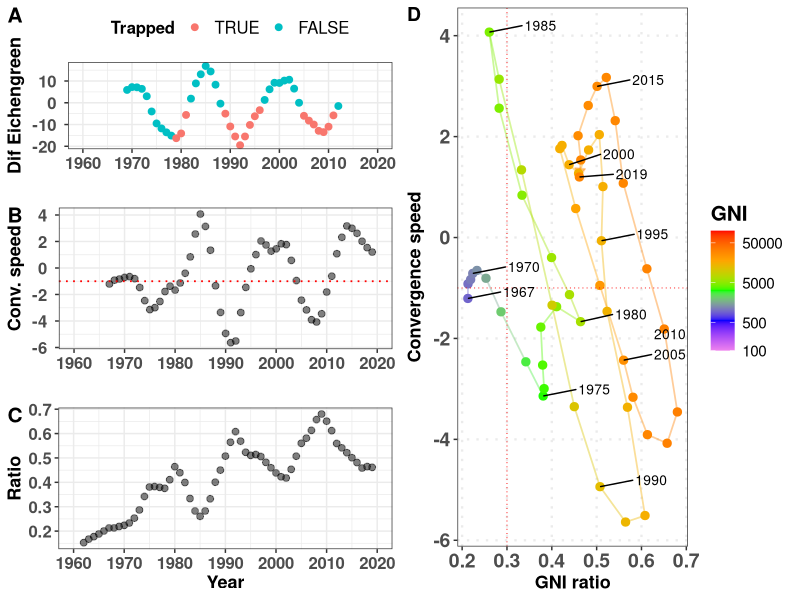
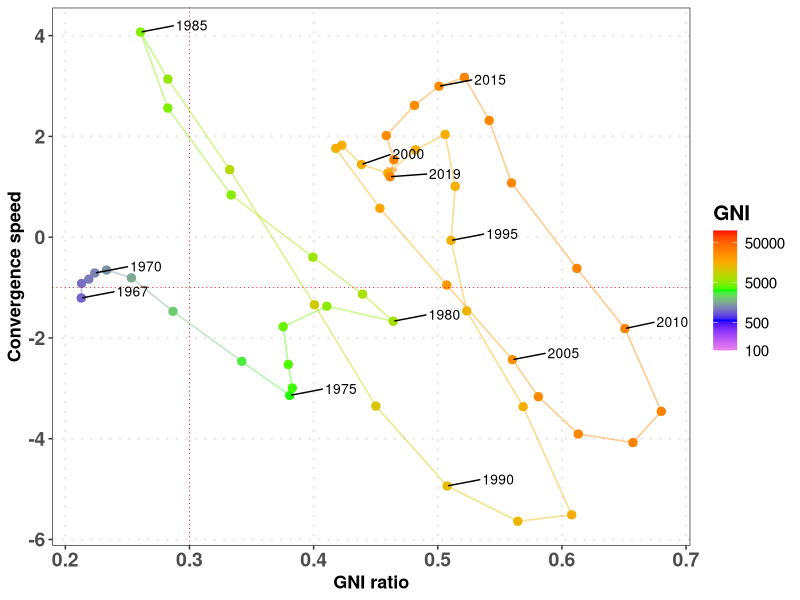
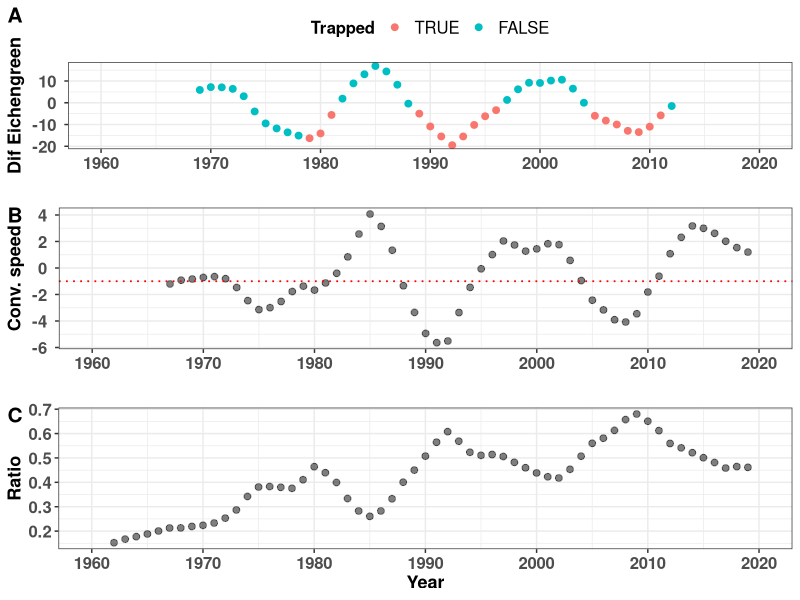
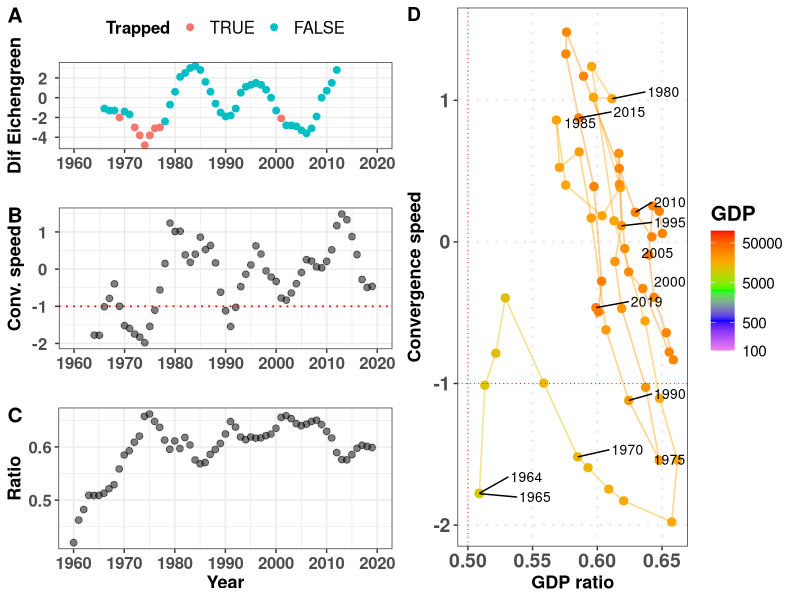
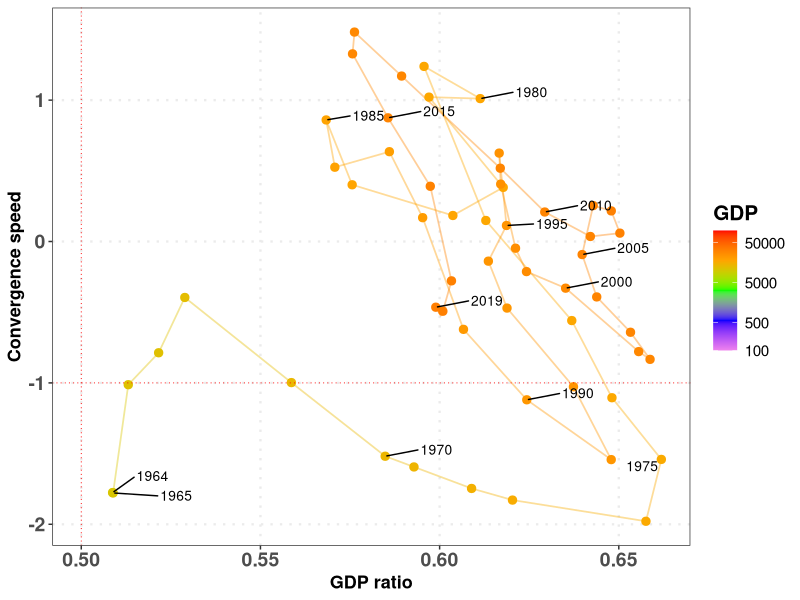
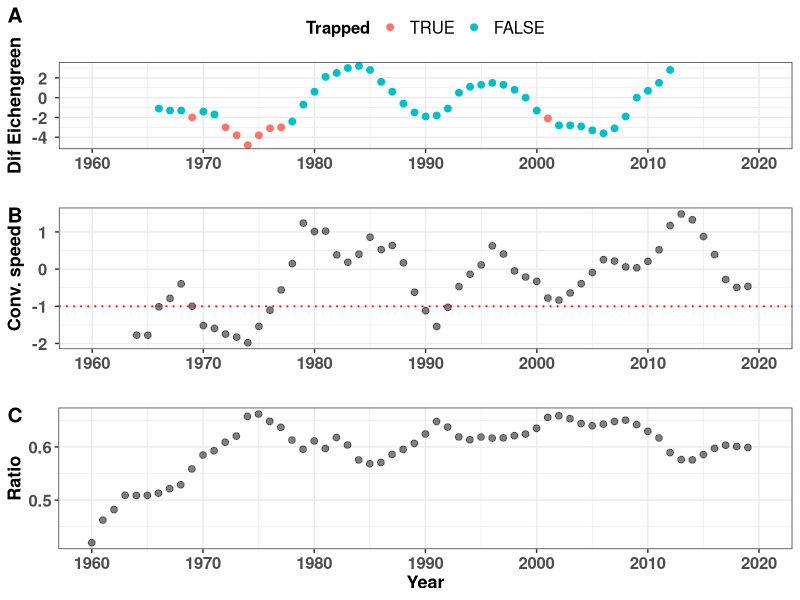

The R script that drew these images, in order:
# Script to generate all magnitudes
# 
# List lcriteria allows to choose GDP, GNI or both
#
# Author: Javier Garcia-Algarra
# August 2021
# 
# set print_indiv to TRUE to procude all plots
# set print_eps to print the ALL plot in that format
#
# Inputs:  data/GDP2010_WB.csv    GNIS.csv
# Results: data/all_speeds_criteria.csv
#          figs/countries

library(ggplot2)
library(ggrepel)
library(cowplot)
library(patchwork)
library(zoo)

# Function to format axis labels
scaleFUN <- function(x) sprintf("%2.f ", x)

criteria <- read.table("criteria.txt")
lcriteria <- criteria$V1

countries_msci <- read.csv("data/countries_msci.csv")
lcountrycode <- countries_msci$ISOCode

lcountrycode <- c("ESP")   # Pick one country to test
print_indiv <- TRUE      # Print individual files
print_eps <- FALSE        # Produce eps files. Be careful, each eps file weights 24 MB!

USA_perc_middle_GNI <- 0.3
USA_perc_middle_GDP <- 0.5
gap_widening <- -1
mmovper <- 5
last_year_Ecihengreen <- 2013
tdir1 <- "figs"
tdir <- paste0(tdir1,"/countries")
if (!dir.exists(tdir))
  dir.create(tdir1)
  dir.create(tdir)

for (criteria in lcriteria)
{
  count_countries <- 0
  if (criteria == "GDP")
    USA_perc_middle <- USA_perc_middle_GDP
  else
    USA_perc_middle <- USA_perc_middle_GNI
  for (countrycode in lcountrycode)
  {
    count_countries <- count_countries + 1
    print(paste(countrycode,criteria))
    if (criteria == "GNI"){
      DATA_WB <- read.csv("data/GNIS.csv")
    } else
      DATA_WB <- read.delim2("data/GDP2010_WB.csv")
    rawdata <- DATA_WB[DATA_WB$Country.Code==countrycode,]
    usadata <- DATA_WB[DATA_WB$Country.Name=="United States",]
    country <- DATA_WB[DATA_WB$Country.Code==countrycode,]$Country.Name
    datos_pais <- data.frame("Year"=seq(1960,2019))
    datos_pais$Magnitude = 0
    datos_pais$growth = 0
    datos_pais$gb = 0
    datos_pais$ga = 0
    datos_pais$dif = 0
    datos_pais$dgrowth_dt = 0
    datos_pais$USAMagnitude = 0
    datos_pais$ratio = 0
    datos_pais$dratio_dt = 0
    datos_pais$dratio_dt_mmov = 0
    period_calc = 7
    for (i in 1960:2020){
      datos_pais$Magnitude[i-(1960)] <- as.numeric(rawdata[,4+i-1960])
      datos_pais$USAMagnitude[i-(1960)] <- as.numeric(usadata[,4+i-1960]) # USA GDP or GNI
      datos_pais$ratio[i-(1960)] <- datos_pais$Magnitude[i-(1960)]/datos_pais$USAMagnitude[i-(1960)]
    }
    for (j in 2:nrow(datos_pais))
      datos_pais$growth[j] <- 100*(datos_pais$Magnitude[j] - datos_pais$Magnitude[j-1])/
                              (datos_pais$Magnitude[j-1])  # Magnitude growth
    for (j in 2:nrow(datos_pais)){
      datos_pais$dgrowth_dt[j] <- (datos_pais$growth[j] - datos_pais$growth[j-1])
      # Gap closing speed
      datos_pais$dratio_dt[j] <- 100*(datos_pais$ratio[j] - datos_pais$ratio[j-1])
    }
    datos_pais$dratio_dt_mmov <- rollmean(datos_pais$dratio_dt, mmovper, fill = NA,  align = "right")
    
    for (j in 2:nrow(datos_pais))
      datos_pais$dratio_dt2_mmov[j] <- (datos_pais$dratio_dt_mmov[j] - datos_pais$dratio_dt_mmov[j-1])
    # criteria Eichengreen
    for (j in period_calc:nrow(datos_pais))
      datos_pais$gb[j] <- sum(datos_pais$growth[(j-(period_calc-1)):j])/period_calc
    for (j in 1:(nrow(datos_pais)-period_calc))
      datos_pais$ga[j] <- sum(datos_pais$growth[(j+1):(j+(period_calc))])/period_calc
    for (j in 1:nrow(datos_pais))
      datos_pais$dif[j] <- datos_pais$ga[j]-datos_pais$gb[j]
    datosplot <- datos_pais[period_calc:(nrow(datos_pais)-period_calc),]
    datosplot$Trapped = FALSE
    mingb = 3.5
    mindif = -2
    minMagnitude = 5000
    limityears <- c(1960,2020)
    yearlabels <- seq(1960,2020,by=10) 
    datosplot$gb = (floor(datosplot$gb* 10)+1)/10
    datosplot$dif = (floor(datosplot$dif* 10)+1)/10
    for (k in 1:nrow(datosplot)){
      datosplot$Trapped[k] = (datosplot$Magnitude[k]>minMagnitude) & (datosplot$gb[k]>=mingb) & (datosplot$dif[k] <= mindif)
    }
    pEichen <- ggplot(data= datosplot, aes(x=Year,y=dif,color=Trapped))+
         geom_point(size=2)+ylab(paste("Dif Eichengreen"))+xlab("")+
         scale_color_discrete(limits = c('TRUE', 'FALSE'))+
         scale_x_continuous(limits=limityears,breaks=yearlabels,labels=yearlabels)+ 
         scale_y_continuous(labels=scaleFUN)+
         theme_bw()+ 
         theme(legend.position="top",
               legend.title = element_text(face="bold", size=12),
               legend.text = element_text( size=12),
            axis.text.y = element_text(face="bold", size=12),
            axis.text.x = element_text(face="bold", size=12),
            axis.title.x = element_text(face="bold", size=13),
            axis.title.y  = element_text(face="bold", size=13))
    
    datosEich <- datos_pais[(datos_pais$Year >= min(datosplot$Year))&
                              (datos_pais$Year<last_year_Ecihengreen),]
    datosEich <- datos_pais 
    pClosingGapSpeed <- ggplot(data= datosEich, aes(x=Year,y=-dratio_dt_mmov))+
      geom_point(size=2,col="black",alpha=0.5)+ylab(paste("Conv. speed"))+
      geom_hline(yintercept=gap_widening, color="red",linetype = "dotted",size=0.6) +
      scale_x_continuous(limits=limityears,breaks=yearlabels,labels=yearlabels)+
      scale_y_continuous(labels=scaleFUN)+
      theme_bw()+ xlab("")+
      theme(axis.text.y = element_text(face="bold", size=12),
            axis.text.x = element_text(face="bold", size=12),
            axis.title.x = element_text(face="bold", size=13),
            axis.title.y  = element_text(face="bold", size=13))
    
    pratio <- ggplot(data= datosEich, aes(x=Year,y=ratio))+
      geom_point(size=2,col="black",alpha=0.5)+ylab(paste("Ratio"))+
      scale_x_continuous(limits=limityears, breaks=yearlabels,labels=yearlabels)+
      theme_bw() + xlab("Year")+
      theme(axis.text.y = element_text(face="bold", size=12),
                                axis.text.x = element_text(face="bold", size=12),
                                axis.title.x = element_text(face="bold", size=13),
                                axis.title.y  = element_text(face="bold", size=13))
    
    pizda <- plot_grid(
      pEichen, pClosingGapSpeed, pratio,labels=c("A","B","C"),
      label_size = 15,
      ncol = 1
    )
    
    datos_pais$Country = country
    datos_pais$CountryCode = rawdata$Country.Code[1]
    if (print_indiv){
      ppi <- 300

      my_breaks <- c(100,500,1000,2500,5000,10000,20000,50000)
      my_breaks <- c(100,500,5000,50000)
      datos_speed <- datos_pais[!is.na(datos_pais$dratio_dt_mmov),]
      pratiospeed <- ggplot(data=datos_speed) +
        geom_path(
          aes(y = -dratio_dt_mmov, x = ratio, colour=Magnitude),alpha=0.4,size = 0.6,
          arrow = arrow(length = unit(0.25, "cm"),type="closed"))+
        geom_point(aes(y = -dratio_dt_mmov, x = ratio, colour=Magnitude),size=2.5,
                 alpha=1) +
        scale_color_gradientn(name=criteria,colours=c("violet","blue","green","orange","red"),trans="log",
                                                      breaks = my_breaks, labels = my_breaks,limits=c(100,100000))+
        geom_hline(yintercept=gap_widening, color="red",linetype = "dotted",size=0.3) +
        geom_text_repel(data=subset(datos_speed,(Year%%5 == 0) | (Year==max(Year)) | (Year==min(Year))),
                    aes(label=Year,y = -dratio_dt_mmov, x = ratio), 
                    hjust=-1,vjust=-0.2, size=3.5, color= "black" ) + 
       # scale_x_sqrt(breaks = c(0.01, 0.1, 0.3, 0.5,1))+
        ylab("Convergence speed") + xlab(paste(criteria,"ratio"))+
        theme_bw()+theme(panel.grid.minor = element_blank(),
                         panel.grid.major = element_line(size = 0.8,linetype = "dotted"),
                         legend.title = element_text(face="bold", size=15),
                         legend.text = element_text( size=11),
                         axis.text.y = element_text(face="bold", size=14),
                         axis.text.x = element_text(face="bold", size=14),
                         axis.title.x = element_text(face="bold", size=13),
                         axis.title.y  = element_text(face="bold", size=13))
      if ((min(datos_speed$ratio) < 1.1*USA_perc_middle) & (max(datos_speed$ratio) > USA_perc_middle))
         pratiospeed <- pratiospeed + geom_vline(xintercept=USA_perc_middle, color="red",linetype = "dotted",size=0.3)
     
      wplot <- 13
      hplot <- 7
      nfile <- paste0(tdir,"/ALL_",country,"_",criteria,"_",mmovper)
      png(paste0(nfile,".png"), width=wplot*ppi, height=hplot*ppi, res=ppi)
      todo <- plot_grid(
        pizda,pratiospeed,labels=c(" ","D"),
        label_size = 14,
        ncol = 2
        )#+plot_annotation(title = paste(country,criteria),
        #                  theme = theme(plot.title = element_text(size = 18)))
      print(todo)
      dev.off()
      
      if (print_eps){
        tiff(paste0(nfile,".tiff"), width=wplot*ppi, height=hplot*ppi,res=ppi)
        print(todo)
        dev.off()
      }
      
      nfile <- paste0(tdir,"/PHASE_",country,"_",criteria,"_",mmovper)
      png(paste0(nfile,".png"), width=8*ppi, height=7*ppi, res=ppi)
      print(pratiospeed)
      dev.off()
      
      nfile <- paste0(tdir,"/TIMELINE_",country,"_",criteria,"_",mmovper)
      png(paste0(nfile,".png"), width=7*ppi, height=10*ppi, res=ppi)
      ptimes <- plot_grid(
        pEichen, pClosingGapSpeed, pratio,labels=c("A","B","C"),
        label_size = 15,
        ncol = 1
      )
      print(ptimes)
      dev.off()
    }
    if (count_countries == 1)
      datos_all <- datos_pais
    else
      datos_all <- rbind(datos_all,datos_pais)
  }

  refx <- USA_perc_middle
  refy <- 0
  lp <- unique(datos_all$Country)
  datadist <- data.frame("Country"=c(),"CountryCode"=c(),"distX"=c(),"distY"=c())
  for (k in lp){
    clean_data <- datos_all[(datos_all$Country == k) & !is.na(datos_all$ratio) & 
                            !is.na(datos_all$dratio_dt_mmov),]
    datosx <- datos_all[(datos_all$Country == k) & !is.na(datos_all$ratio),]$ratio
    datosy <- datos_all[(datos_all$Country == k) & !is.na(datos_all$dratio_dt_mmov),]$dratio_dt_mmov
    datadist <- rbind(datadist,data.frame("Country"=k,"CountryCode"= clean_data$CountryCode[1],
                                          "distX"=mean(clean_data$ratio),
                      "distY"=mean(clean_data$dratio_dt_mmov)))
  }
  
  datos_total <- subset(datos_all,select=-c(ga,gb))
  if (length(lcountrycode)>1)  # to avoid accidental overwriting when testing with a short list
     write.csv(datos_total,paste0("data/all_speeds_",criteria,".csv"),row.names = FALSE)
     remove("datos_total")

  
}
